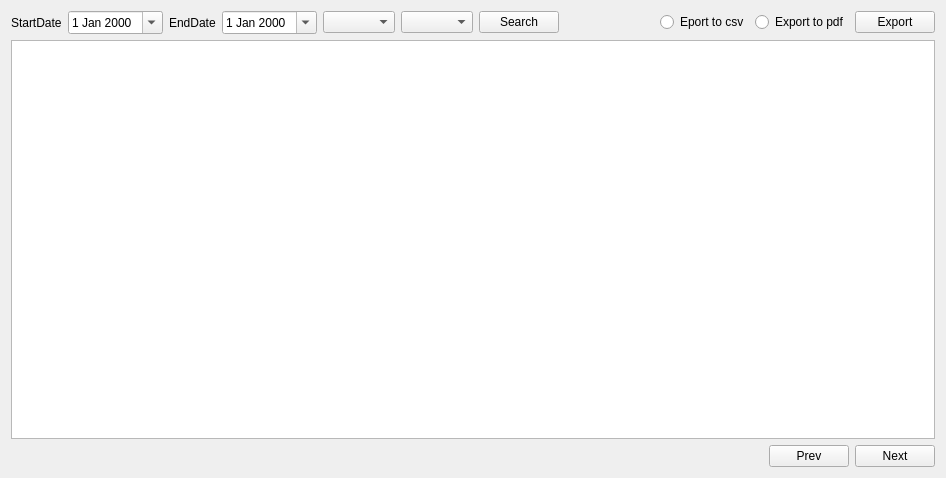
<?xml version="1.0" encoding="UTF-8"?>
<ui version="4.0">
 <class>Report_class</class>
 <widget class="QWidget" name="Report_class">
  <property name="geometry">
   <rect>
    <x>0</x>
    <y>0</y>
    <width>946</width>
    <height>478</height>
   </rect>
  </property>
  <property name="windowTitle">
   <string>Form</string>
  </property>
  <layout class="QHBoxLayout" name="horizontalLayout_5">
   <item>
    <layout class="QVBoxLayout" name="verticalLayout">
     <item>
      <layout class="QHBoxLayout" name="horizontalLayout_3">
       <item>
        <layout class="QHBoxLayout" name="horizontalLayout">
         <item>
          <widget class="QLabel" name="label">
           <property name="text">
            <string>StartDate</string>
           </property>
          </widget>
         </item>
         <item>
          <widget class="QDateEdit" name="dateEdit_start_date">
           <property name="calendarPopup">
            <bool>true</bool>
           </property>
          </widget>
         </item>
        </layout>
       </item>
       <item>
        <layout class="QHBoxLayout" name="horizontalLayout_2">
         <item>
          <widget class="QLabel" name="label_2">
           <property name="text">
            <string>EndDate</string>
           </property>
          </widget>
         </item>
         <item>
          <widget class="QDateEdit" name="dateEdit_end_date">
           <property name="calendarPopup">
            <bool>true</bool>
           </property>
          </widget>
         </item>
        </layout>
       </item>
       <item>
        <widget class="QComboBox" name="comboBox_server"/>
       </item>
       <item>
        <widget class="QComboBox" name="comboBox_add_devices"/>
       </item>
       <item>
        <widget class="QPushButton" name="pushButton_search">
         <property name="text">
          <string>Search</string>
         </property>
        </widget>
       </item>
       <item>
        <spacer name="horizontalSpacer">
         <property name="orientation">
          <enum>Qt::Horizontal</enum>
         </property>
         <property name="sizeHint" stdset="0">
          <size>
           <width>40</width>
           <height>20</height>
          </size>
         </property>
        </spacer>
       </item>
       <item>
        <widget class="QRadioButton" name="radioButton_csv">
         <property name="text">
          <string>Eport to csv</string>
         </property>
        </widget>
       </item>
       <item>
        <widget class="QRadioButton" name="radioButton_pdf">
         <property name="text">
          <string>Export to pdf</string>
         </property>
        </widget>
       </item>
       <item>
        <widget class="QPushButton" name="pushButton_export">
         <property name="text">
          <string>Export</string>
         </property>
        </widget>
       </item>
      </layout>
     </item>
     <item>
      <widget class="QTableWidget" name="tableWidget_report">
       <attribute name="horizontalHeaderStretchLastSection">
        <bool>true</bool>
       </attribute>
       <attribute name="verticalHeaderVisible">
        <bool>false</bool>
       </attribute>
      </widget>
     </item>
     <item>
      <layout class="QHBoxLayout" name="horizontalLayout_4">
       <item>
        <spacer name="horizontalSpacer_2">
         <property name="orientation">
          <enum>Qt::Horizontal</enum>
         </property>
         <property name="sizeHint" stdset="0">
          <size>
           <width>40</width>
           <height>20</height>
          </size>
         </property>
        </spacer>
       </item>
       <item>
        <widget class="QPushButton" name="pushButton_Prev">
         <property name="text">
          <string>Prev</string>
         </property>
        </widget>
       </item>
       <item>
        <widget class="QPushButton" name="pushButton_Next">
         <property name="text">
          <string>Next</string>
         </property>
        </widget>
       </item>
      </layout>
     </item>
    </layout>
   </item>
  </layout>
 </widget>
 <resources/>
 <connections/>
</ui>
